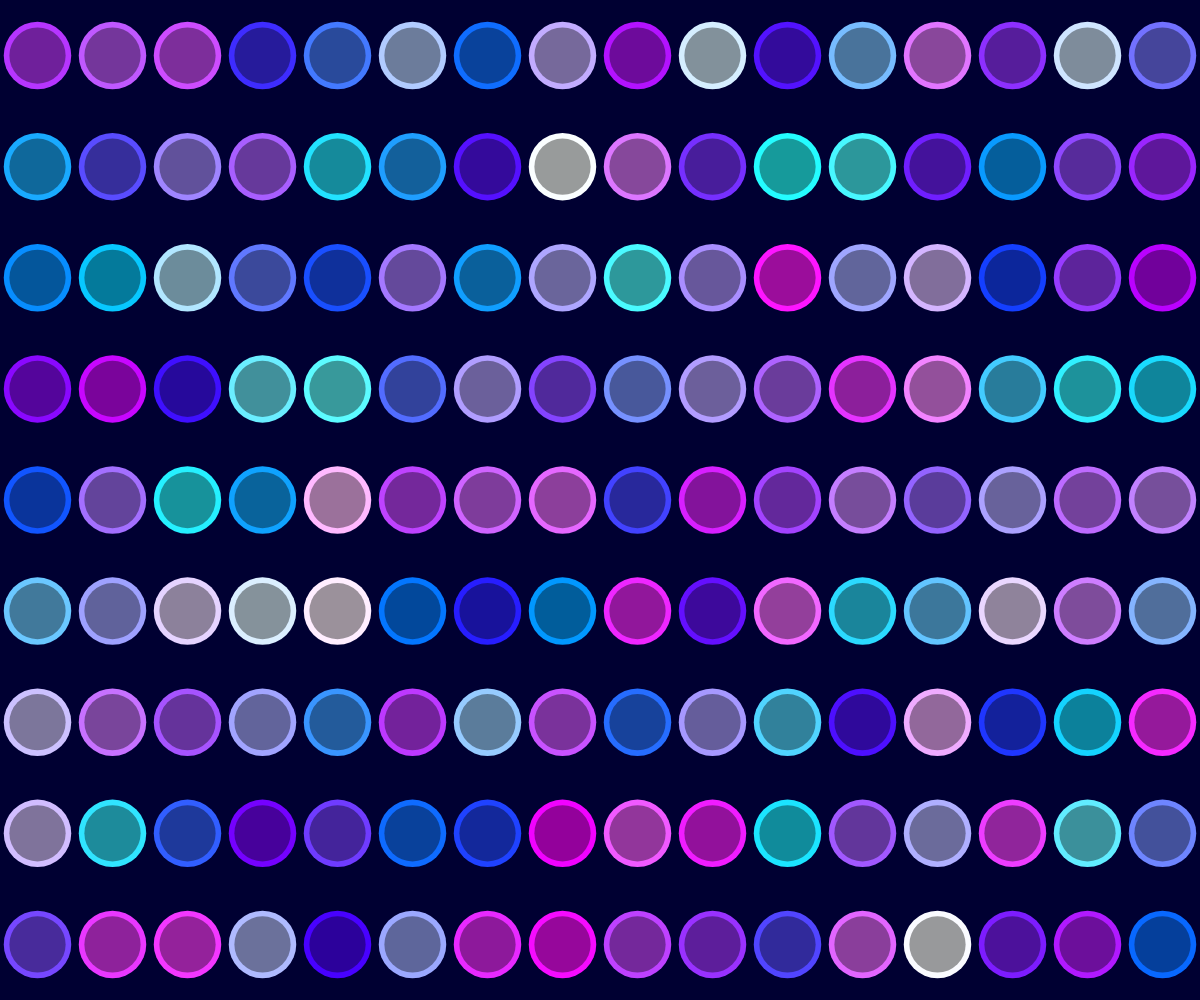
Frame 1 (no input)
Frame 60 (no input): identical to frame 1, image omitted
Frame 120 (the mouse pressed at the canvas centre since frame 60): identical to frame 1, image omitted

The p5.js sketch that drew this single still picture (run headless with seeded random() and noise() and a simulated clock; from frame 60 on, the mouse is pressed at the canvas centre):

// p5.js sketch
// ── sketch.js

var cells = [];
var cols = 16;
var rows = 9;

var dx, dy;

function setup() {
  
  createCanvas(windowWidth, windowHeight);

  // distances between cells
  dx = width / cols;
  dy = height / rows;
  
  // create cells
  var n = rows * cols;
  for(var i = 0; i < n; i++) {
    cells[i] = new Cell(i % cols, floor(i / cols));
  }
  
  // init cell positions
  resetCells();
  
}


function windowResized() {
  
  // adjust the canvas size
  resizeCanvas(windowWidth, windowHeight);
  resetCells();

}

// resize and reposition cells to fit the new canvas
function resetCells() {
  
  // calculate new distances
  dx = width / cols;
  dy = height / rows;
  
  // reset all cells to their new positions
  for(var i = 0; i < cells.length; i++) {
    cells[i].reset(dx, dy);
  }
  
}

function draw() {
  
  // black background
  background(0, 0, 50);
  
  // draw 100 cells
  for(var i = 0; i < cells.length; i++) {
    cells[i].draw();
  }

}


function Cell(xgrid, ygrid) {
  this.xgrid = xgrid;
  this.ygrid = ygrid;
  this.c = color(random(255), random(255), 255);
}


Cell.prototype.draw = function() {
  
  var d = min(dx, dy);
  var d1 = d * 0.9;
  var d2 = d * 0.75;

  noStroke();
  fill(this.c);
  ellipse(this.x + dx/2, this.y + dy/2, d1, d1);
  
  fill(0, 100);
  ellipse(this.x + dx/2, this.y + dy/2, d2, d2);

}


Cell.prototype.reset = function(dx, dy) {
  
  // reset distances
  this.dx = dx;
  this.dy = dy;
  
  // reset screen position
  this.x = this.xgrid * dx;
  this.y = this.ygrid * dy;

}


Cell.prototype.getNeighbors = function() {
  
  // get coordinates of the neighborhood
  var xleft = max(this.xgrid - 1, 0);
  var xright = min(this.xgrid + 1, cols - 1);
  var ytop = max(this.ygrid - 1, 0);
  var ybottom = min(this.ygrid + 1, rows - 1);
  
  // array of neighbors
  var neighbors = [];
  
  // add all neighbors to the array
  for(var y = ytop; y <= ybottom; y++) {
    for(var x = xleft; x <= xright; x++) {
       var idx = y * cols + x;
       neighbors.push(cells[y * cols + x]);
    }
  }
  
  // return them
  return neighbors;
  
}
